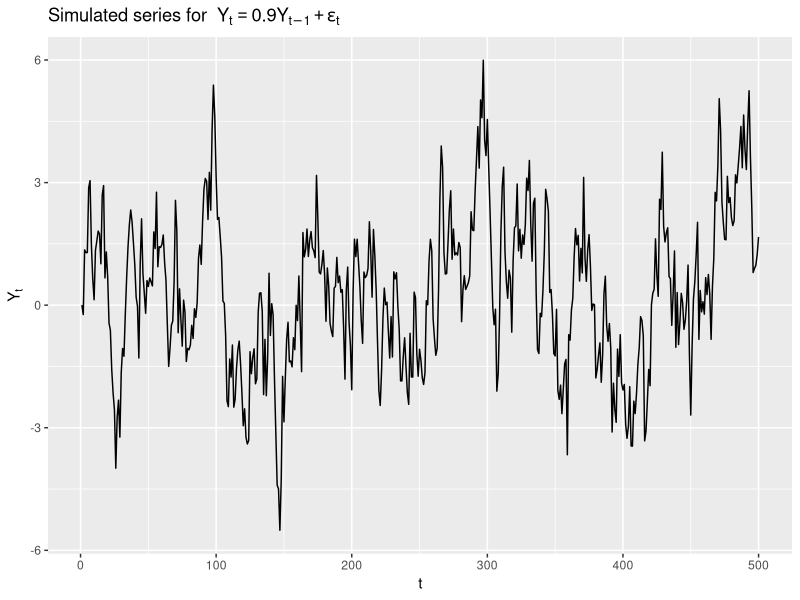
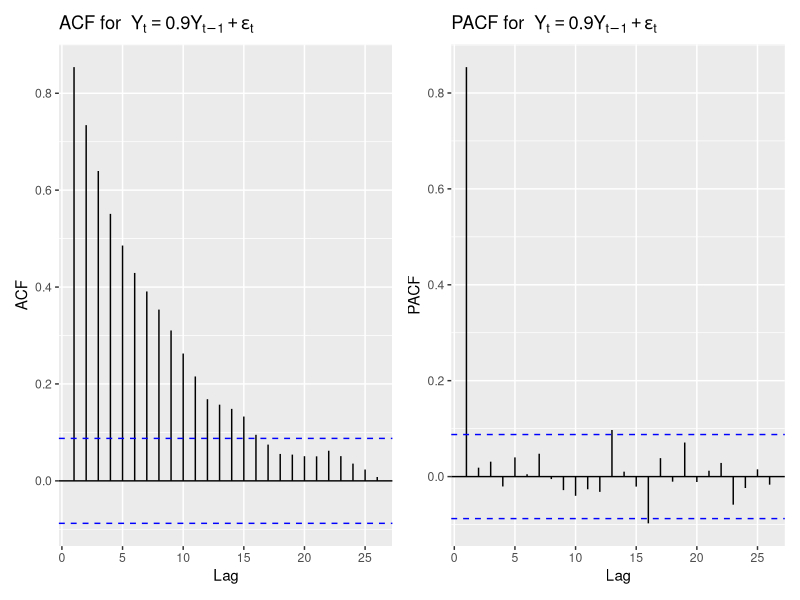

Source code (R) for these figures, in order:
# Load necessary packages
library(ggplot2)
library(forecast)
library(patchwork)  # for combining ggplots side-by-side

## =====================================================
## 1. Prepare environment & set working directory
## =====================================================

# Set working directory (optional for RStudio users)
if (requireNamespace("rstudioapi", quietly = TRUE)) {
  setwd(dirname(rstudioapi::getActiveDocumentContext()$path))
}

## =====================================================
## 2. Simulate AR(1) process
##    Y_t = alpha * Y_{t-1} + epsilon_t
## =====================================================

set.seed(123)
n_samples <- 500
alpha     <- 0.9
Y         <- rep(0, n_samples)
epsilon   <- rnorm(n_samples, mean = 0, sd = 1)

for (t in 2:n_samples) {
  Y[t] <- alpha * Y[t - 1] + epsilon[t]
}

## =====================================================
## 3. Time series plot
## =====================================================

ts_plot <- ggplot(data.frame(t = 1:n_samples, Y = Y),
                  aes(x = t, y = Y)) +
  geom_line() +
  ggtitle(
    expression("Simulated series for " ~
                 Y[t] == 0.9 * Y[t - 1] + epsilon[t])
  ) +
  xlab("t") +
  ylab(expression(Y[t]))  

# Save time series plot as PNG (consistent format)
ggsave("AR1_plot.png", ts_plot,
       width = 6, height = 4, dpi = 300)

## =====================================================
## 4. ACF and PACF plots
## =====================================================

acf_plot <- ggAcf(Y) +
  ggtitle(
    expression("ACF for " ~
                 Y[t] == 0.9 * Y[t - 1] + epsilon[t])
  )  

pacf_plot <- ggPacf(Y) +
  ggtitle(
    expression("PACF for " ~
                 Y[t] == 0.9 * Y[t - 1] + epsilon[t])
  )  

# Combine ACF and PACF into a single figure
acf_pacf_plot <- acf_plot + pacf_plot

# Save combined ACF/PACF plot as PNG (consistent format)
ggsave("AR1_acf_pacf_plot.png", acf_pacf_plot,
       width = 12, height = 4, dpi = 300)
